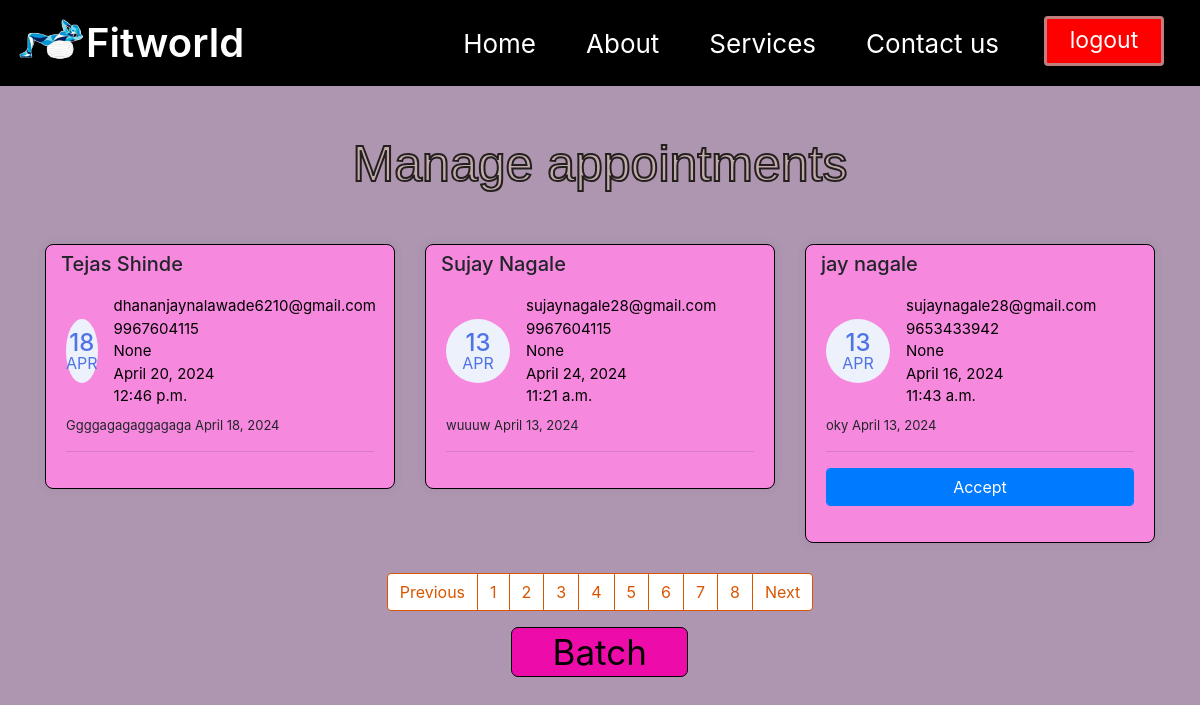
Page /PAppointment?page=2 on the committed database.
### myapp/models.py (models this page shows, shortened)
class Appointment(models.Model):
    first_name = models.CharField(max_length=255)
    last_name = models.CharField(max_length=255)
    email = models.CharField(max_length=50)
    request = models.TextField(blank = True)
    phone = models.CharField(max_length=10)
    sent_date = models.DateField( auto_now_add=False,default=True)
    accepted = models.BooleanField(default=False)
    accepted_date = models.DateField( auto_now_add=False, null=True, blank=True)
    course = models.CharField(max_length=100, null=True)
    event_time =models.TimeField(auto_now=True, auto_now_add=False)
    request_date =models.DateField(auto_now=False, auto_now_add=False)
    class Meta:
        ordering =["-sent_date"]

### myapp/views.py (the view, shortened to what this page needs)
# urls.py: path("PAppointment", ManageAppointmentTemplateView.as_view(), name="manage"),
class ManageAppointmentTemplateView(ListView):
    template_name = "PAppointment.html"
    model = Appointment
    context_object_name = "appointments"
    login_required = True
    paginate_by = 3
    def get_context_data(self,*args, **kwargs):
        context = super().get_context_data(*args, **kwargs)
        appointments = Appointment.objects.all()
        context.update({
            "title":"Manage Appointments"
        })
        return context

### template/PAppointment.html (shortened to what this page needs)
{% extends '1.html' %}
{% block body %}
<body>
    <div class="container mt-5">
        <div class="content">
            <h3>
                Manage appointments
            </h3>
        </div>
        <div class="row">
        {% for app in appointments %}
            <div class="col-lg-4">
                <div class="card card-margin">
                    <div class="card-header no-border">
                        <h5 class="card-title">{{app.first_name}} {{app.last_name}}</h5>
                    </div>
                    <div class="card-body pt-0">
                        <div class="widget-49">
                            <div class="widget-49-title-wrapper">
                                <div class="widget-49-date-primary">
                                    <span class="widget-49-date-day">{{app.sent_date|date:"d"}}</span>
                                    <span class="widget-49-date-month">{{app.sent_date|date:"M"}}</span>
                                </div>
                                <div class="widget-49-meeting-info">
                                    <span class="widget-49-pro-title">{{app.email}}</span>
                                    <span class="widget-49-pro-title">{{app.phone}}</span>
                                    <span class="widget-49-pro-title">{{app.course}}</span>
                                    <span class="widget-49-pro-title">{{app.request_date}}</span>
                                    <span class="widget-49-pro-title">{{app.event_time}}</span>
                                </div>
                            </div>
                            <div class="widget-49-meeting-points">
                                <span>{{app.request}}</span>
                                <span>{{app.sent_date}}</span>
                            </div>
                            <hr class="w-100">
                            {% if app.accepted == False %}
                            <form method="POST" action="{% url 'manage' %}">
                            <div class="form-group">
                                <input class="btn-block btn-primary form-control" type="submit" value="Accept">
                            </div>
                            </form>
                            {% endif %}
                        </div>
                    </div>
                </div>
            </div>
        {% endfor %}
        </div>
        {% if is_paginated %}
        <div class="wrapper">
            <nav aria-label="Page navigation example">
                <ul class="pagination">
                    {% if page_obj.has_previous %}
                    <li class="page-item"><a class="page-link" href="?page={{page_obj.prebious_page_number}}">Previous</a></li>
                    {% endif %}
                    {% for number in page_obj.paginator.page_range %}
                    <li class="page-item"><a class="page-link" href="?page={{number}}">{{number}}</a></li>
                    {% endfor %}
                    {% if page_obj.has_next %}
                    <li class="page-item"><a class="page-link" href="?page={{page_obj.prebious_page_number}}">Next</a></li>
                    {% endif %}
                </ul>
            </nav>
        </div>
        {% endif %}
        <button><a href="/managebatch">Batch</a></button>
        {% endblock body %}

### template/PAppointment.html (style rules this page uses)
body { background-color: #AE96B0; }
.card-margin { margin-bottom: 1.875rem; }
.card { border: 0; box-shadow: 0px 0px 10px 0px rgba(82, 63, 105, 0.1); -webkit-box-shadow: 0px 0px 10px 0px rgba(82, 63, 105, 0.1); -moz-box-shadow: 0px 0px 10px 0px rgba(82, 63, 105, 0.1); -ms-box-shadow: 0px 0px 10px 0px rgba(82, 63, 105, 0.1); }
.card { position: relative; display: flex; flex-direction: column; min-width: 0; word-wrap: break-word; background-color: #f688de; background-clip: border-box; border: 1px solid #000000; border-radius: 8px; }
.card .card-header.no-border { border: 0; }
.card .card-header { background: none; padding: 0 0.9375rem; font-weight: 500; display: flex; align-items: center; min-height: 50px; }
.card-header:first-child { border-radius: calc(8px - 1px) calc(8px - 1px) 0 0; }
.widget-49 .widget-49-title-wrapper { display: flex; align-items: center; }
.widget-49 .widget-49-title-wrapper .widget-49-date-primary { display: flex; align-items: center; justify-content: center; flex-direction: column; background-color: #edf1fc; width: 4rem; height: 4rem; border-radius: 50%; }
.widget-49 .widget-49-title-wrapper .widget-49-date-primary .widget-49-date-day { color: #4e73e5; font-weight: 500; font-size: 1.5rem; line-height: 1; }
.widget-49 .widget-49-title-wrapper .widget-49-date-primary .widget-49-date-month { color: #4e73e5; line-height: 1; font-size: 1rem; text-transform: uppercase; }
.widget-49 .widget-49-title-wrapper .widget-49-meeting-info { display: flex; flex-direction: column; margin-left: 1rem; }
.widget-49 .widget-49-title-wrapper .widget-49-meeting-info .widget-49-pro-title { color: #000000; font-size: 15px; }
.widget-49 .widget-49-meeting-points { font-weight: 400; font-size: 13px; margin-top: .5rem; }
.wrapper { display: flex; justify-content: center; align-items: center }
.page-link { position: relative; display: block; color: #D85600 !important; text-decoration: none; background-color: #fff; border: 1px solid #D85600 !important }
button { display: flex; justify-content: center; align-items: center; margin-left: 42%; text-decoration: none; background-color:#ED0CAA; color: black; width: 177px; height: 50px; font-size: 35px; font-weight: 400; border-radius: 7px; border: 1px solid black; }
button a { text-decoration: none; color: #000000; }
.content h3 { font-size: 50px; text-align: center; margin-bottom: 50px; -webkit-text-stroke-color: rgb(36, 32, 32); -webkit-text-stroke-width: 2px; color: rgb(195, 171, 171); font-family: 'Fasthand', cursive; font-family: 'Poppins', sans-serif; font-family: 'Russo One', sans-serif; }

### rows in the picture
Appointment: first_name "Tejas", last_name "Shinde", sent_date "18", sent_date "APR", email "dhananjaynalawade6210@gmail.com", phone "9967604115", course "None", request_date "April 20, 2024", event_time "12:46 p.m.", request "Ggggagagaggagaga", sent_date "April 18, 2024"
Appointment: first_name "Sujay", last_name "Nagale", sent_date "13", sent_date "APR", email "sujaynagale28@gmail.com", phone "9967604115", course "None", request_date "April 24, 2024", event_time "11:21 a.m.", request "wuuuw", sent_date "April 13, 2024"
Appointment: first_name "jay", last_name "nagale", sent_date "13", sent_date "APR", email "sujaynagale28@gmail.com", phone "9653433942", course "None", request_date "April 16, 2024", event_time "11:43 a.m.", request "oky", sent_date "April 13, 2024"

### other values in the picture
{{ number }} "1" "2" "3" "4" "5" "6" "7" "8"
